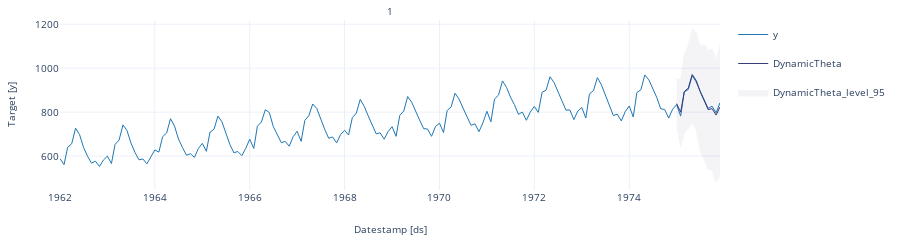

The notebook cell saved with this chart:
### Markdown cell above
Let's plot the same graph using the plot function that comes in `Statsforecast`, as shown below.

### Code cell
sf.plot(df, forecast_df, level=[95])

### Figure 1 — Plotly figure (JSON) as saved in the notebook; plotly's stock layout.template omitted (floating-point values rounded to 4 significant figures; data arrays with more than 128 entries replaced by an {"elided": "..."} marker saying what was removed)
{"data": [{"legendgroup": "y", "line": {"color": "#1f77b4", "width": 1}, "mode": "lines", "name": "y", "showlegend": true, "type": "scatter", "x": {"elided": "168 str values"}, "xaxis": "x", "y": {"elided": "168 int values"}, "yaxis": "y"}, {"legendgroup": "DynamicTheta", "line": {"color": "#393b79", "width": 1}, "mode": "lines", "name": "DynamicTheta", "showlegend": true, "type": "scatter", "x": ["1975-01-01T00:00:00", "1975-02-01T00:00:00", "1975-03-01T00:00:00", "1975-04-01T00:00:00", "1975-05-01T00:00:00", "1975-06-01T00:00:00", "1975-07-01T00:00:00", "1975-08-01T00:00:00", "1975-09-01T00:00:00", "1975-10-01T00:00:00", "1975-11-01T00:00:00", "1975-12-01T00:00:00"], "xaxis": "x", "y": [838.5, 800.2, 893.4, 909.7, 971.0, 944.2, 893.4, 852.0, 811.3, 816.0, 786.7, 823.5], "yaxis": "y"}, {"fill": "toself", "fillcolor": "#393b79", "legendgroup": "DynamicTheta_level_95", "line": {"color": "#393b79", "width": 1}, "mode": "lines", "name": "DynamicTheta_level_95", "opacity": 0.05, "showlegend": true, "type": "scatter", "x": ["1975-01-01T00:00:00.000000000", "1975-02-01T00:00:00.000000000", "1975-03-01T00:00:00.000000000", "1975-04-01T00:00:00.000000000", "1975-05-01T00:00:00.000000000", "1975-06-01T00:00:00.000000000", "1975-07-01T00:00:00.000000000", "1975-08-01T00:00:00.000000000", "1975-09-01T00:00:00.000000000", "1975-10-01T00:00:00.000000000", "1975-11-01T00:00:00.000000000", "1975-12-01T00:00:00.000000000", "1975-12-01T00:00:00.000000000", "1975-11-01T00:00:00.000000000", "1975-10-01T00:00:00.000000000", "1975-09-01T00:00:00.000000000", "1975-08-01T00:00:00.000000000", "1975-07-01T00:00:00.000000000", "1975-06-01T00:00:00.000000000", "1975-05-01T00:00:00.000000000", "1975-04-01T00:00:00.000000000", "1975-03-01T00:00:00.000000000", "1975-02-01T00:00:00.000000000", "1975-01-01T00:00:00.000000000"], "xaxis": "x", "y": [954.4, 945.7, 1065.0, 1104.0, 1180.0, 1162.0, 1103.0, 1106.0, 1080.0, 1087.0, 1034.0, 1104.0, 509.2, 484.5, 536.4, 538.6, 585.4, 625.0, 718.9, 751.5, 726.5, 703.9, 640.7, 741.2], "yaxis": "y"}], "layout": {"annotations": [{"font": {"size": 10}, "showarrow": false, "text": "1", "x": 0.5, "xanchor": "center", "xref": "paper", "y": 1, "yanchor": "bottom", "yref": "paper"}, {"font": {"size": 10}, "showarrow": false, "text": "Datestamp [ds]", "x": 0.5, "xanchor": "center", "xref": "paper", "y": 0, "yanchor": "top", "yref": "paper", "yshift": -30}, {"font": {"size": 10}, "showarrow": false, "text": "Target [y]", "textangle": -90, "x": 0, "xanchor": "right", "xref": "paper", "xshift": -40, "y": 0.5, "yanchor": "middle", "yref": "paper"}], "autosize": true, "font": {"size": 10}, "height": 150, "margin": {"b": 50, "l": 60, "r": 10, "t": 20}, "xaxis": {"anchor": "y", "domain": [0, 1], "showticklabels": true, "visible": true}, "yaxis": {"anchor": "x", "domain": [0, 1]}}}
